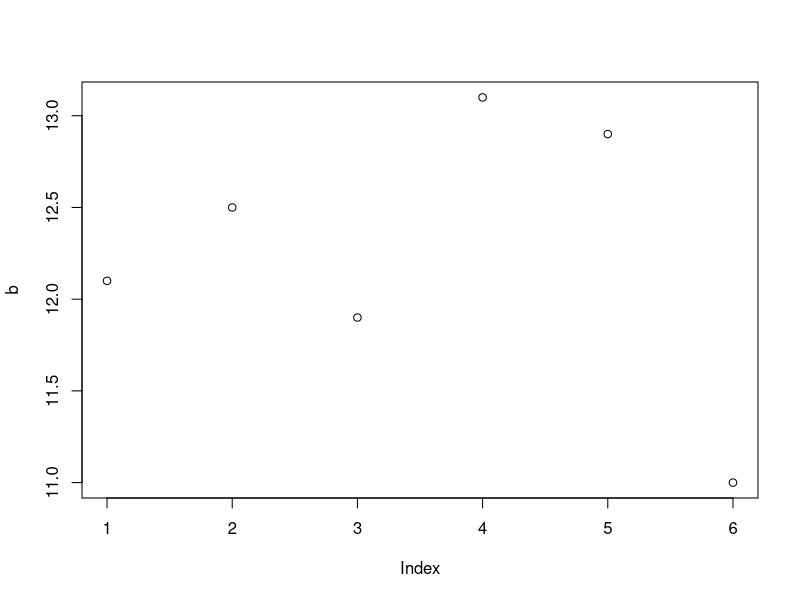
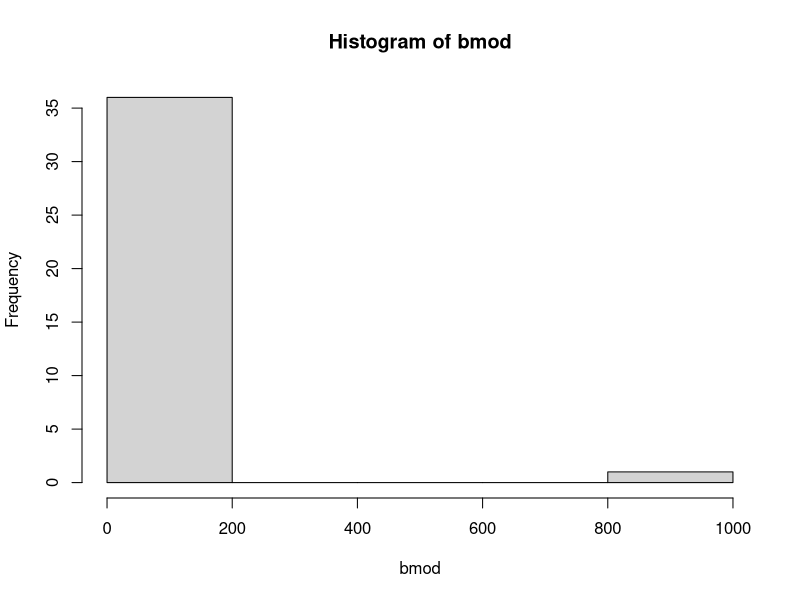
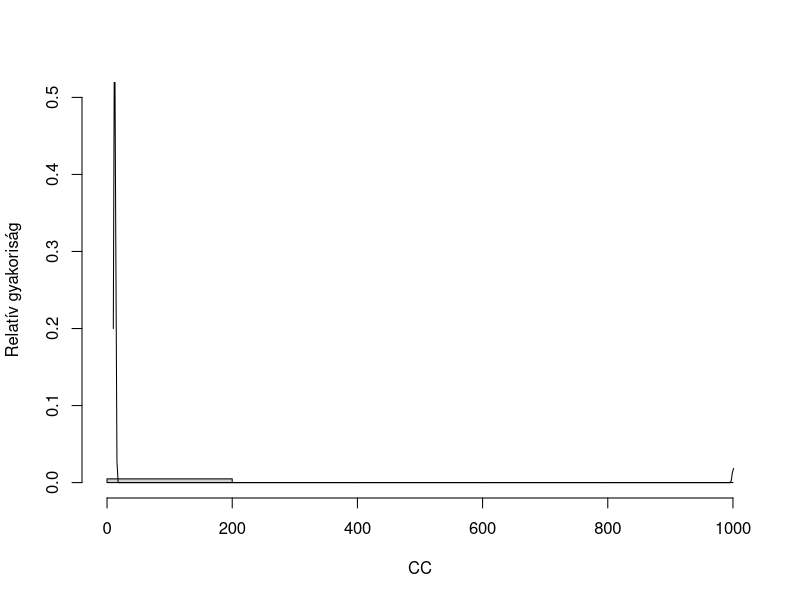
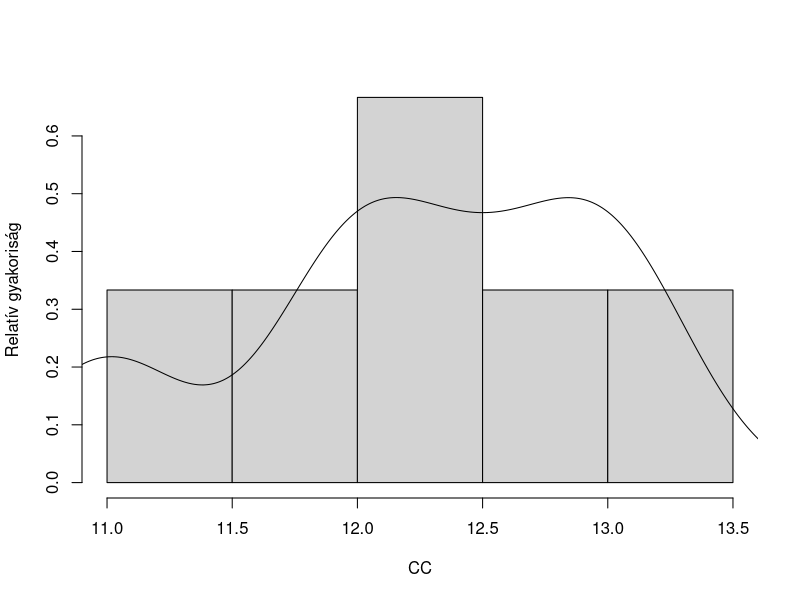
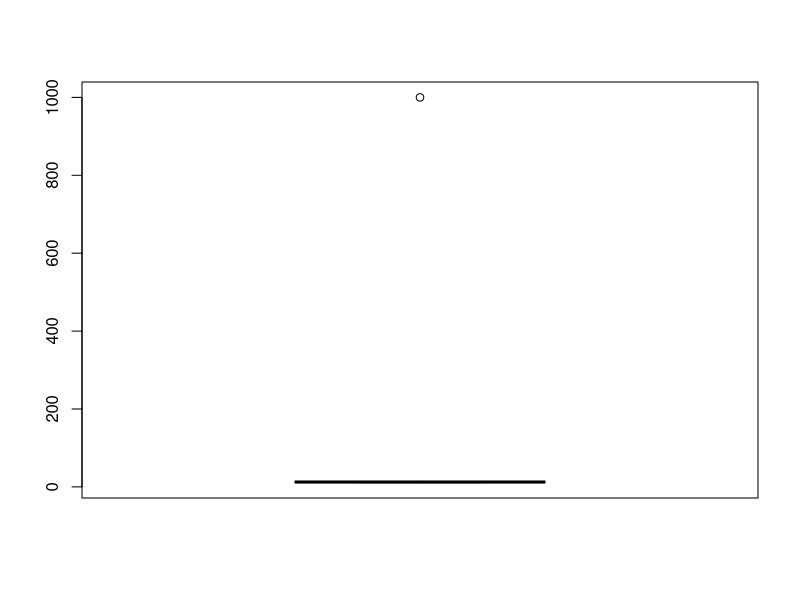
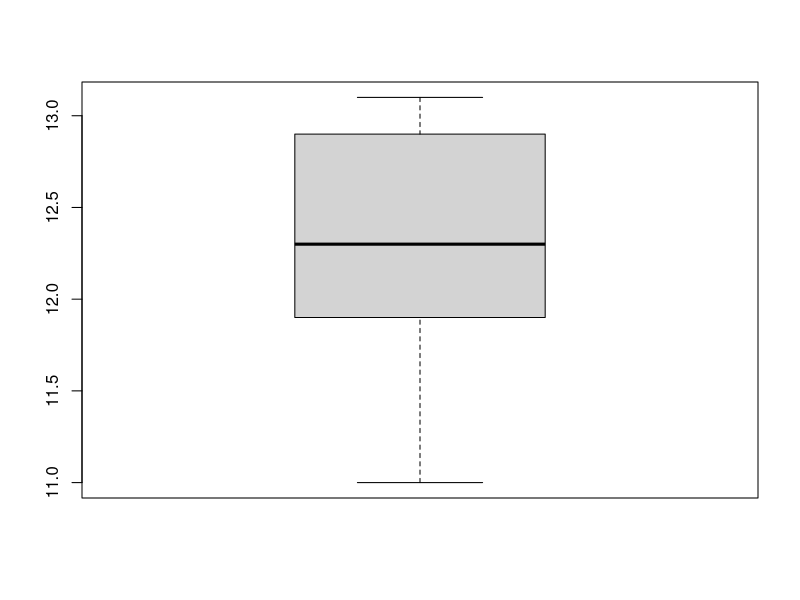

Recreate these plots in R, in order.
a = 1 # a nevű objektum létrehozása
a <- 1 # ugyan az, de az R-es hozzárendelő operátorral
2 > 1 # logikai, relációs operátorok is vannak, mint a matekban eredménye TRUE vagy FALSE
a # obejtum nevet beírva nézhetem az objektum tartalmát
b <- c(12.1,12.5,11.9,13.1,12.9,11) # b objektum több adattal
b # az új vektor tartalmának kiírása
plot(b) # a fenti adatok megjelenítése az index alapján
sum(b) # a vektor összes elemének összege
?sum # segítség a függvény használatához vagy help()
NA # adathiány (not available)
bmod <- rep(b,3) # a b vektort háromszor megismétlem
length(bmod) # Hány elemből áll a vektor?
str(bmod) # információ az objekturól
summary(bmod) # felfedező adatelemzési összegzés
mean(bmod) # átlag számítása
bmod <- c(bmod, NA, 1000, bmod)  # meglévő objektum felülírása
summary(bmod) # felfedező adatelemzési összegzés a kiugró értékre a medián nem érzékeny!
hist(bmod) # gyakoriság diagram
hist(bmod, freq=FALSE, main = "", xlab = "CC", ylab = "Relatív gyakoriság", ylim = c(0,0.5)) # hisztogram
lines(density(bmod, na.rm = TRUE)) # Simított hisztrogram, mint a sűrűségfüggvény
bnoext <- bmod[-20] # extrém adat törlése indexszel
bnoext <- bmod[bmod < 500] # extrém adat törlése indexszel
hist(bnoext, freq=FALSE, main = "", xlab = "CC", ylab = "Relatív gyakoriság") # hisztogram
lines(density(bnoext, na.rm = TRUE)) # Simított hisztrogram, mint a sűrűségfüggvény
boxplot(bmod) # boxplot
boxplot(bnoext) # a kiugró nélkül
summary(bnoext) # a boxplot elemei
quantile(bnoext, na.rm = TRUE) # percentilise
IQR(bnoext, na.rm = TRUE) # inter-kvartilis terjedelem
## Normális adatok vizualizálása legközelebb
